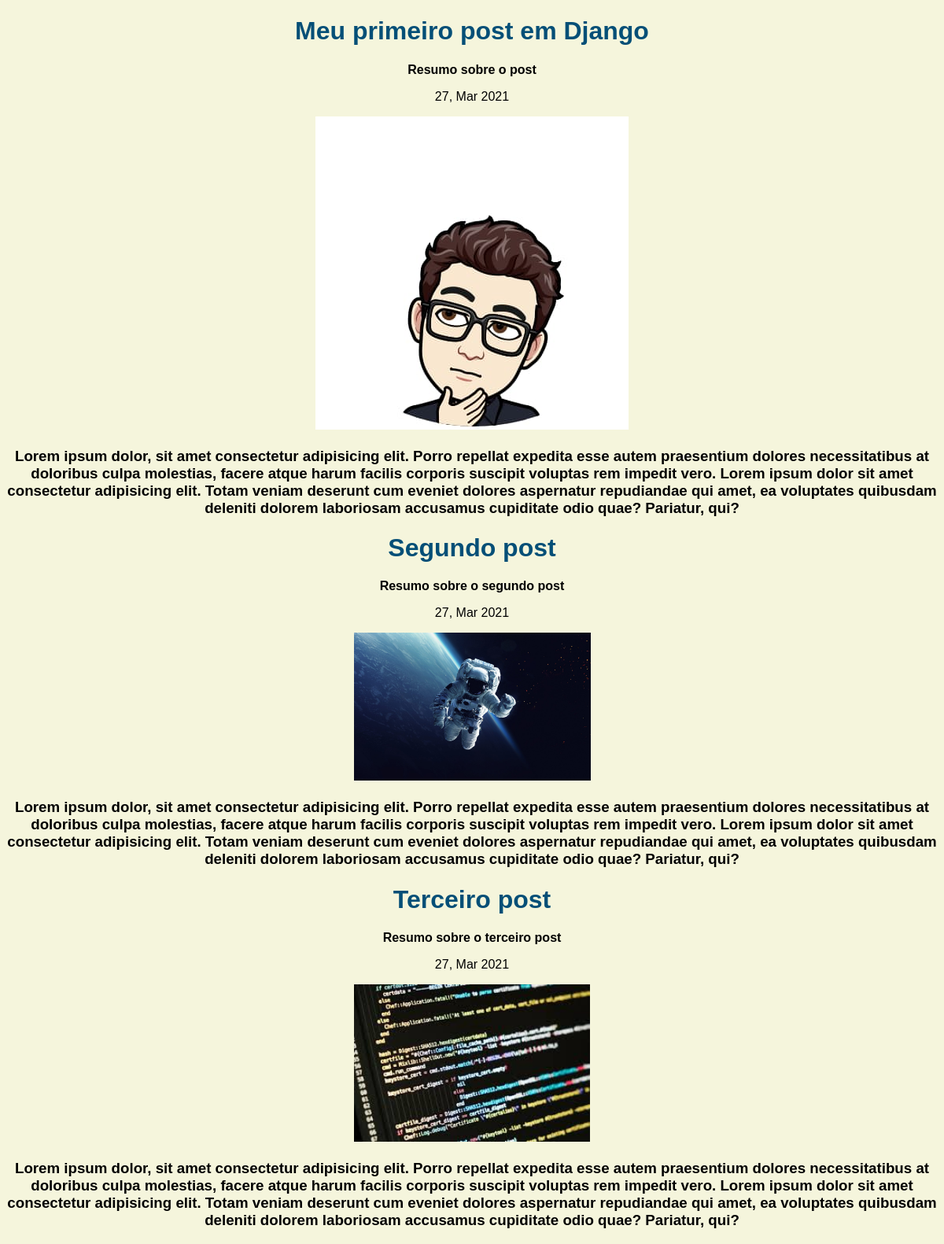
The page / on the database its author committed.
### blog/models.py (models this page shows, shortened)
class Post(models.Model):
    title = models.CharField(max_length=255)
    summary = RichTextField()
    content = RichTextUploadingField()
    author = models.ForeignKey(User,on_delete=models.PROTECT)
    created_at = models.DateField(auto_now_add=True)

### blog/views.py (the view)
# urls.py: 2. Add a URL to urlpatterns:  path('', views.home, name='home')
def home(request):
    posts = Post.objects.all()
    return render(request,'index.html',{'posts': posts})

### blog/templates/index.html (shortened to what this page needs)
{% load static %}
<!DOCTYPE html>
<html lang="en">
<head>
    <link rel="stylesheet" href='{% static 'css/style.css' %}'>
</head>
<body>
    {% for post in posts %}
        <h1>{{ post.title }}</h1>
        <strong>{{ post.summary|safe}}</strong>
        {{ post.created_at|date:'d, M Y'}}
        {{ post.content|safe}}
        <h3>Lorem ipsum dolor, sit amet consectetur adipisicing elit. Porro repellat expedita esse autem praesentium dolores necessitatibus at doloribus culpa molestias, facere atque harum facilis corporis suscipit voluptas rem impedit vero. Lorem ipsum dolor sit amet consectetur adipisicing elit. Totam veniam deserunt cum eveniet dolores aspernatur repudiandae qui amet, ea voluptates quibusdam deleniti dolorem laboriosam accusamus cupiditate odio quae? Pariatur, qui?</h3>
    {% endfor %}
</body>
</html>

### blog/static/css/style.css (style rules this page uses)
body { background-color: beige; font-family: Arial, Helvetica, sans-serif; text-align: center; }
h1 { color: #054f77; }

### rows shown on the page
Post: title "Meu primeiro post em Django", summary "Resumo sobre o post", created_at "27, Mar 2021", content (picture)
Post: title "Segundo post", summary "Resumo sobre o segundo post", created_at "27, Mar 2021", content (picture)
Post: title "Terceiro post", summary "Resumo sobre o terceiro post", created_at "27, Mar 2021", content (picture)
